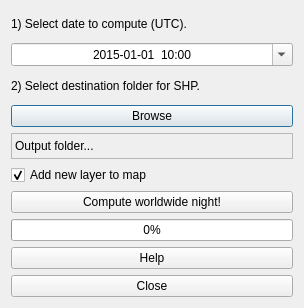
<?xml version="1.0" encoding="UTF-8"?>
<ui version="4.0">
 <class>worldwidenightDialogBase</class>
 <widget class="QDialog" name="worldwidenightDialogBase">
  <property name="geometry">
   <rect>
    <x>0</x>
    <y>0</y>
    <width>304</width>
    <height>308</height>
   </rect>
  </property>
  <property name="windowTitle">
   <string>Worldwide night</string>
  </property>
  <layout class="QGridLayout" name="gridLayout">
   <item row="0" column="0">
    <widget class="QLabel" name="labelDate">
     <property name="text">
      <string>1) Select date to compute (UTC).</string>
     </property>
    </widget>
   </item>
   <item row="1" column="0">
    <widget class="QDateTimeEdit" name="dateTimeEdit">
     <property name="alignment">
      <set>Qt::AlignCenter</set>
     </property>
     <property name="dateTime">
      <datetime>
       <hour>10</hour>
       <minute>0</minute>
       <second>0</second>
       <year>2015</year>
       <month>1</month>
       <day>1</day>
      </datetime>
     </property>
     <property name="date">
      <date>
       <year>2015</year>
       <month>1</month>
       <day>1</day>
      </date>
     </property>
     <property name="time">
      <time>
       <hour>10</hour>
       <minute>0</minute>
       <second>0</second>
      </time>
     </property>
     <property name="currentSection">
      <enum>QDateTimeEdit::YearSection</enum>
     </property>
     <property name="displayFormat">
      <string>yyyy-MM-dd  HH:mm</string>
     </property>
     <property name="calendarPopup">
      <bool>true</bool>
     </property>
     <property name="timeSpec">
      <enum>Qt::UTC</enum>
     </property>
    </widget>
   </item>
   <item row="2" column="0">
    <widget class="QLabel" name="labelOutput">
     <property name="text">
      <string>2) Select destination folder for SHP.</string>
     </property>
    </widget>
   </item>
   <item row="3" column="0">
    <widget class="QPushButton" name="outputButton">
     <property name="text">
      <string>Browse</string>
     </property>
    </widget>
   </item>
   <item row="4" column="0">
    <widget class="QLabel" name="labelOutputPath">
     <property name="frameShape">
      <enum>QFrame::StyledPanel</enum>
     </property>
     <property name="text">
      <string>Output folder...</string>
     </property>
    </widget>
   </item>
   <item row="5" column="0">
    <widget class="QCheckBox" name="addLayerCheckBox">
     <property name="text">
      <string>Add new layer to map</string>
     </property>
     <property name="checked">
      <bool>true</bool>
     </property>
    </widget>
   </item>
   <item row="6" column="0">
    <widget class="QPushButton" name="computeButton">
     <property name="text">
      <string>Compute worldwide night!</string>
     </property>
    </widget>
   </item>
   <item row="7" column="0">
    <widget class="QProgressBar" name="progressBar">
     <property name="value">
      <number>0</number>
     </property>
    </widget>
   </item>
   <item row="8" column="0">
    <widget class="QPushButton" name="helpButton">
     <property name="text">
      <string>Help</string>
     </property>
    </widget>
   </item>
   <item row="9" column="0">
    <widget class="QPushButton" name="closeButton">
     <property name="text">
      <string>Close</string>
     </property>
    </widget>
   </item>
  </layout>
 </widget>
 <resources/>
 <connections/>
</ui>
